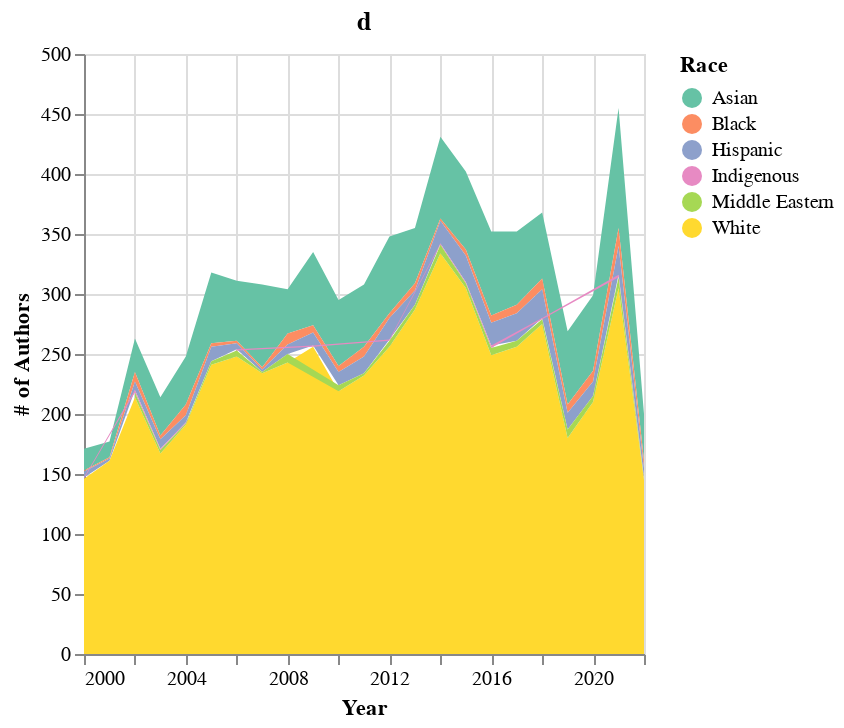

Notebook source saved alongside this figure:
### Code cell
race_stack_chart = alt.Chart(race_ts).mark_area().encode(
    x = alt.X(
        'year',
        title = 'Year',
    ),
    y = alt.Y(
        'freq',
        title = '# of Authors',
    ),
    color = alt.Color(
        'racepred',
        title = 'Race',
        scale=alt.Scale(domain=unique_races,
                      range=race_colors)
    )
).properties(
    title = 'd',
    height=300,
    width=280
)

race_stack_chart

### Figure 1 — Vega-Lite specification as saved in the notebook (floating-point values rounded to 4 significant figures)
{"config": {"view": {"continuousWidth": 400, "continuousHeight": 300}}, "data": {"name": "data-857b3ee5a807f173472b4ba9b29571c1"}, "mark": "area", "encoding": {"color": {"field": "racepred", "scale": {"domain": ["Asian", "Black", "Hispanic", "Indigenous", "Middle Eastern", "White"], "range": ["#66c2a5", "#fc8d62", "#8da0cb", "#e78ac3", "#a6d854", "#ffd92f"]}, "title": "Race", "type": "nominal"}, "x": {"field": "year", "title": "Year", "type": "temporal"}, "y": {"field": "freq", "title": "# of Authors", "type": "quantitative"}}, "height": 300, "title": "d", "width": 280, "$schema": "https://vega.github.io/schema/vega-lite/v4.17.0.json", "datasets": {"data-857b3ee5a807f173472b4ba9b29571c1": [{"year": "2000-01-01T00:00:00", "racepred": "Asian", "freq": 18, "year total": 171, "prop": 0.105}, {"year": "2000-01-01T00:00:00", "racepred": "Black", "freq": 1, "year total": 171, "prop": 0.006}, {"year": "2000-01-01T00:00:00", "racepred": "Hispanic", "freq": 5, "year total": 171, "prop": 0.029}, {"year": "2000-01-01T00:00:00", "racepred": "Indigenous", "freq": 1, "year total": 171, "prop": 0.006}, {"year": "2000-01-01T00:00:00", "racepred": "White", "freq": 146, "year total": 171, "prop": 0.854}, {"year": "2001-01-01T00:00:00", "racepred": "Asian", "freq": 13, "year total": 177, "prop": 0.073}, {"year": "2001-01-01T00:00:00", "racepred": "Black", "freq": 1, "year total": 177, "prop": 0.006}, {"year": "2001-01-01T00:00:00", "racepred": "Hispanic", "freq": 2, "year total": 177, "prop": 0.011}, {"year": "2001-01-01T00:00:00", "racepred": "White", "freq": 161, "year total": 177, "prop": 0.91}, {"year": "2002-01-01T00:00:00", "racepred": "Asian", "freq": 28, "year total": 263, "prop": 0.106}, {"year": "2002-01-01T00:00:00", "racepred": "Black", "freq": 8, "year total": 263, "prop": 0.03}, {"year": "2002-01-01T00:00:00", "racepred": "Hispanic", "freq": 7, "year total": 263, "prop": 0.027}, {"year": "2002-01-01T00:00:00", "racepred": "Indigenous", "freq": 2, "year total": 263, "prop": 0.008}, {"year": "2002-01-01T00:00:00", "racepred": "Middle Eastern", "freq": 4, "year total": 263, "prop": 0.015}, {"year": "2002-01-01T00:00:00", "racepred": "White", "freq": 214, "year total": 263, "prop": 0.814}, {"year": "2003-01-01T00:00:00", "racepred": "Asian", "freq": 32, "year total": 214, "prop": 0.15}, {"year": "2003-01-01T00:00:00", "racepred": "Black", "freq": 3, "year total": 214, "prop": 0.014}, {"year": "2003-01-01T00:00:00", "racepred": "Hispanic", "freq": 8, "year total": 214, "prop": 0.037}, {"year": "2003-01-01T00:00:00", "racepred": "Indigenous", "freq": 1, "year total": 214, "prop": 0.005}, {"year": "2003-01-01T00:00:00", "racepred": "Middle Eastern", "freq": 3, "year total": 214, "prop": 0.014}, {"year": "2003-01-01T00:00:00", "racepred": "White", "freq": 167, "year total": 214, "prop": 0.78}, {"year": "2004-01-01T00:00:00", "racepred": "Asian", "freq": 40, "year total": 248, "prop": 0.161}, {"year": "2004-01-01T00:00:00", "racepred": "Black", "freq": 9, "year total": 248, "prop": 0.036}, {"year": "2004-01-01T00:00:00", "racepred": "Hispanic", "freq": 6, "year total": 248, "prop": 0.024}, {"year": "2004-01-01T00:00:00", "racepred": "Indigenous", "freq": 1, "year total": 248, "prop": 0.004}, {"year": "2004-01-01T00:00:00", "racepred": "Middle Eastern", "freq": 1, "year total": 248, "prop": 0.004}, {"year": "2004-01-01T00:00:00", "racepred": "White", "freq": 191, "year total": 248, "prop": 0.77}, {"year": "2005-01-01T00:00:00", "racepred": "Asian", "freq": 59, "year total": 318, "prop": 0.186}, {"year": "2005-01-01T00:00:00", "racepred": "Black", "freq": 3, "year total": 318, "prop": 0.009}, {"year": "2005-01-01T00:00:00", "racepred": "Hispanic", "freq": 12, "year total": 318, "prop": 0.038}, {"year": "2005-01-01T00:00:00", "racepred": "Middle Eastern", "freq": 3, "year total": 318, "prop": 0.009}, {"year": "2005-01-01T00:00:00", "racepred": "White", "freq": 241, "year total": 318, "prop": 0.758}, {"year": "2006-01-01T00:00:00", "racepred": "Asian", "freq": 50, "year total": 311, "prop": 0.161}, {"year": "2006-01-01T00:00:00", "racepred": "Black", "freq": 2, "year total": 311, "prop": 0.006}, {"year": "2006-01-01T00:00:00", "racepred": "Hispanic", "freq": 5, "year total": 311, "prop": 0.016}, {"year": "2006-01-01T00:00:00", "racepred": "Indigenous", "freq": 1, "year total": 311, "prop": 0.003}, {"year": "2006-01-01T00:00:00", "racepred": "Middle Eastern", "freq": 5, "year total": 311, "prop": 0.016}, {"year": "2006-01-01T00:00:00", "racepred": "White", "freq": 248, "year total": 311, "prop": 0.797}, {"year": "2007-01-01T00:00:00", "racepred": "Asian", "freq": 69, "year total": 308, "prop": 0.224}, {"year": "2007-01-01T00:00:00", "racepred": "Black", "freq": 2, "year total": 308, "prop": 0.006}, {"year": "2007-01-01T00:00:00", "racepred": "Hispanic", "freq": 2, "year total": 308, "prop": 0.006}, {"year": "2007-01-01T00:00:00", "racepred": "Middle Eastern", "freq": 1, "year total": 308, "prop": 0.003}, {"year": "2007-01-01T00:00:00", "racepred": "White", "freq": 234, "year total": 308, "prop": 0.76}, {"year": "2008-01-01T00:00:00", "racepred": "Asian", "freq": 37, "year total": 304, "prop": 0.122}, {"year": "2008-01-01T00:00:00", "racepred": "Black", "freq": 9, "year total": 304, "prop": 0.03}, {"year": "2008-01-01T00:00:00", "racepred": "Hispanic", "freq": 8, "year total": 304, "prop": 0.026}, {"year": "2008-01-01T00:00:00", "racepred": "Middle Eastern", "freq": 7, "year total": 304, "prop": 0.023}, {"year": "2008-01-01T00:00:00", "racepred": "White", "freq": 243, "year total": 304, "prop": 0.799}, {"year": "2009-01-01T00:00:00", "racepred": "Asian", "freq": 61, "year total": 335, "prop": 0.182}, {"year": "2009-01-01T00:00:00", "racepred": "Black", "freq": 6, "year total": 335, "prop": 0.018}, {"year": "2009-01-01T00:00:00", "racepred": "Hispanic", "freq": 11, "year total": 335, "prop": 0.033}, {"year": "2009-01-01T00:00:00", "racepred": "Indigenous", "freq": 1, "year total": 335, "prop": 0.003}, {"year": "2009-01-01T00:00:00", "racepred": "White", "freq": 256, "year total": 335, "prop": 0.764}, {"year": "2010-01-01T00:00:00", "racepred": "Asian", "freq": 55, "year total": 295, "prop": 0.186}, {"year": "2010-01-01T00:00:00", "racepred": "Black", "freq": 5, "year total": 295, "prop": 0.017}, {"year": "2010-01-01T00:00:00", "racepred": "Hispanic", "freq": 11, "year total": 295, "prop": 0.037}, {"year": "2010-01-01T00:00:00", "racepred": "Middle Eastern", "freq": 5, "year total": 295, "prop": 0.017}, {"year": "2010-01-01T00:00:00", "racepred": "White", "freq": 219, "year total": 295, "prop": 0.742}, {"year": "2011-01-01T00:00:00", "racepred": "Asian", "freq": 52, "year total": 308, "prop": 0.169}, {"year": "2011-01-01T00:00:00", "racepred": "Black", "freq": 8, "year total": 308, "prop": 0.026}, {"year": "2011-01-01T00:00:00", "racepred": "Hispanic", "freq": 14, "year total": 308, "prop": 0.045}, {"year": "2011-01-01T00:00:00", "racepred": "Middle Eastern", "freq": 2, "year total": 308, "prop": 0.006}, {"year": "2011-01-01T00:00:00", "racepred": "White", "freq": 232, "year total": 308, "prop": 0.753}, {"year": "2012-01-01T00:00:00", "racepred": "Asian", "freq": 64, "year total": 348, "prop": 0.184}, {"year": "2012-01-01T00:00:00", "racepred": "Black", "freq": 4, "year total": 348, "prop": 0.011}, {"year": "2012-01-01T00:00:00", "racepred": "Hispanic", "freq": 18, "year total": 348, "prop": 0.052}, {"year": "2012-01-01T00:00:00", "racepred": "Indigenous", "freq": 1, "year total": 348, "prop": 0.003}, {"year": "2012-01-01T00:00:00", "racepred": "Middle Eastern", "freq": 5, "year total": 348, "prop": 0.014}, {"year": "2012-01-01T00:00:00", "racepred": "White", "freq": 256, "year total": 348, "prop": 0.736}, {"year": "2013-01-01T00:00:00", "racepred": "Asian", "freq": 46, "year total": 355, "prop": 0.13}, {"year": "2013-01-01T00:00:00", "racepred": "Black", "freq": 6, "year total": 355, "prop": 0.017}, {"year": "2013-01-01T00:00:00", "racepred": "Hispanic", "freq": 12, "year total": 355, "prop": 0.034}, {"year": "2013-01-01T00:00:00", "racepred": "Middle Eastern", "freq": 4, "year total": 355, "prop": 0.011}, {"year": "2013-01-01T00:00:00", "racepred": "White", "freq": 287, "year total": 355, "prop": 0.808}, {"year": "2014-01-01T00:00:00", "racepred": "Asian", "freq": 68, "year total": 431, "prop": 0.158}, {"year": "2014-01-01T00:00:00", "racepred": "Black", "freq": 2, "year total": 431, "prop": 0.005}, {"year": "2014-01-01T00:00:00", "racepred": "Hispanic", "freq": 19, "year total": 431, "prop": 0.044}, {"year": "2014-01-01T00:00:00", "racepred": "Indigenous", "freq": 1, "year total": 431, "prop": 0.002}, {"year": "2014-01-01T00:00:00", "racepred": "Middle Eastern", "freq": 7, "year total": 431, "prop": 0.016}, {"year": "2014-01-01T00:00:00", "racepred": "White", "freq": 334, "year total": 431, "prop": 0.775}, {"year": "2015-01-01T00:00:00", "racepred": "Asian", "freq": 65, "year total": 402, "prop": 0.162}, {"year": "2015-01-01T00:00:00", "racepred": "Black", "freq": 5, "year total": 402, "prop": 0.012}, {"year": "2015-01-01T00:00:00", "racepred": "Hispanic", "freq": 22, "year total": 402, "prop": 0.055}, {"year": "2015-01-01T00:00:00", "racepred": "Indigenous", "freq": 1, "year total": 402, "prop": 0.002}, {"year": "2015-01-01T00:00:00", "racepred": "Middle Eastern", "freq": 4, "year total": 402, "prop": 0.01}, {"year": "2015-01-01T00:00:00", "racepred": "White", "freq": 305, "year total": 402, "prop": 0.759}, {"year": "2016-01-01T00:00:00", "racepred": "Asian", "freq": 70, "year total": 352, "prop": 0.199}, {"year": "2016-01-01T00:00:00", "racepred": "Black", "freq": 6, "year total": 352, "prop": 0.017}, {"year": "2016-01-01T00:00:00", "racepred": "Hispanic", "freq": 19, "year total": 352, "prop": 0.054}, {"year": "2016-01-01T00:00:00", "racepred": "Indigenous", "freq": 2, "year total": 352, "prop": 0.006}, {"year": "2016-01-01T00:00:00", "racepred": "Middle Eastern", "freq": 6, "year total": 352, "prop": 0.017}, {"year": "2016-01-01T00:00:00", "racepred": "White", "freq": 249, "year total": 352, "prop": 0.707}, {"year": "2017-01-01T00:00:00", "racepred": "Asian", "freq": 61, "year total": 352, "prop": 0.173}, {"year": "2017-01-01T00:00:00", "racepred": "Black", "freq": 7, "year total": 352, "prop": 0.02}, {"year": "2017-01-01T00:00:00", "racepred": "Hispanic", "freq": 23, "year total": 352, "prop": 0.065}, {"year": "2017-01-01T00:00:00", "racepred": "Middle Eastern", "freq": 5, "year total": 352, "prop": 0.014}, {"year": "2017-01-01T00:00:00", "racepred": "White", "freq": 256, "year total": 352, "prop": 0.727}, {"year": "2018-01-01T00:00:00", "racepred": "Asian", "freq": 55, "year total": 368, "prop": 0.149}, {"year": "2018-01-01T00:00:00", "racepred": "Black", "freq": 9, "year total": 368, "prop": 0.024}, {"year": "2018-01-01T00:00:00", "racepred": "Hispanic", "freq": 24, "year total": 368, "prop": 0.065}, {"year": "2018-01-01T00:00:00", "racepred": "Indigenous", "freq": 1, "year total": 368, "prop": 0.003}, {"year": "2018-01-01T00:00:00", "racepred": "Middle Eastern", "freq": 4, "year total": 368, "prop": 0.011}, {"year": "2018-01-01T00:00:00", "racepred": "White", "freq": 275, "year total": 368, "prop": 0.747}, {"year": "2019-01-01T00:00:00", "racepred": "Asian", "freq": 61, "year total": 269, "prop": 0.227}, {"year": "2019-01-01T00:00:00", "racepred": "Black", "freq": 7, "year total": 269, "prop": 0.026}, {"year": "2019-01-01T00:00:00", "racepred": "Hispanic", "freq": 14, "year total": 269, "prop": 0.052}, {"year": "2019-01-01T00:00:00", "racepred": "Middle Eastern", "freq": 7, "year total": 269, "prop": 0.026}, {"year": "2019-01-01T00:00:00", "racepred": "White", "freq": 180, "year total": 269, "prop": 0.669}, {"year": "2020-01-01T00:00:00", "racepred": "Asian", "freq": 63, "year total": 299, "prop": 0.211}, {"year": "2020-01-01T00:00:00", "racepred": "Black", "freq": 9, "year total": 299, "prop": 0.03}, {"year": "2020-01-01T00:00:00", "racepred": "Hispanic", "freq": 12, "year total": 299, "prop": 0.04}, {"year": "2020-01-01T00:00:00", "racepred": "Middle Eastern", "freq": 5, "year total": 299, "prop": 0.017}, {"year": "2020-01-01T00:00:00", "racepred": "White", "freq": 210, "year total": 299, "prop": 0.702}, {"year": "2021-01-01T00:00:00", "racepred": "Asian", "freq": 100, "year total": 455, "prop": 0.22}, {"year": "2021-01-01T00:00:00", "racepred": "Black", "freq": 15, "year total": 455, "prop": 0.033}, {"year": "2021-01-01T00:00:00", "racepred": "Hispanic", "freq": 24, "year total": 455, "prop": 0.053}, {"year": "2021-01-01T00:00:00", "racepred": "Indigenous", "freq": 2, "year total": 455, "prop": 0.004}, {"year": "2021-01-01T00:00:00", "racepred": "Middle Eastern", "freq": 9, "year total": 455, "prop": 0.02}, {"year": "2021-01-01T00:00:00", "racepred": "White", "freq": 305, "year total": 455, "prop": 0.67}, {"year": "2022-01-01T00:00:00", "racepred": "Asian", "freq": 39, "year total": 200, "prop": 0.195}, {"year": "2022-01-01T00:00:00", "racepred": "Black", "freq": 6, "year total": 200, "prop": 0.03}, {"year": "2022-01-01T00:00:00", "racepred": "Hispanic", "freq": 8, "year total": 200, "prop": 0.04}, {"year": "2022-01-01T00:00:00", "racepred": "Indigenous", "freq": 1, "year total": 200, "prop": 0.005}, {"year": "2022-01-01T00:00:00", "racepred": "Middle Eastern", "freq": 1, "year total": 200, "prop": 0.005}, {"year": "2022-01-01T00:00:00", "racepred": "White", "freq": 145, "year total": 200, "prop": 0.725}]}}
